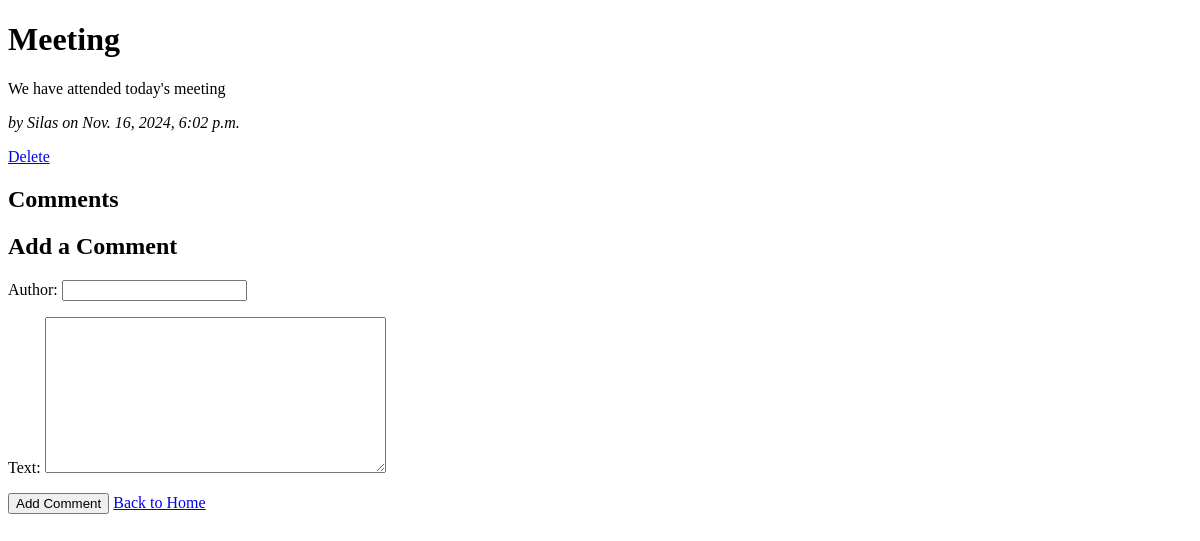
Before: /post/1/ with the older database file.
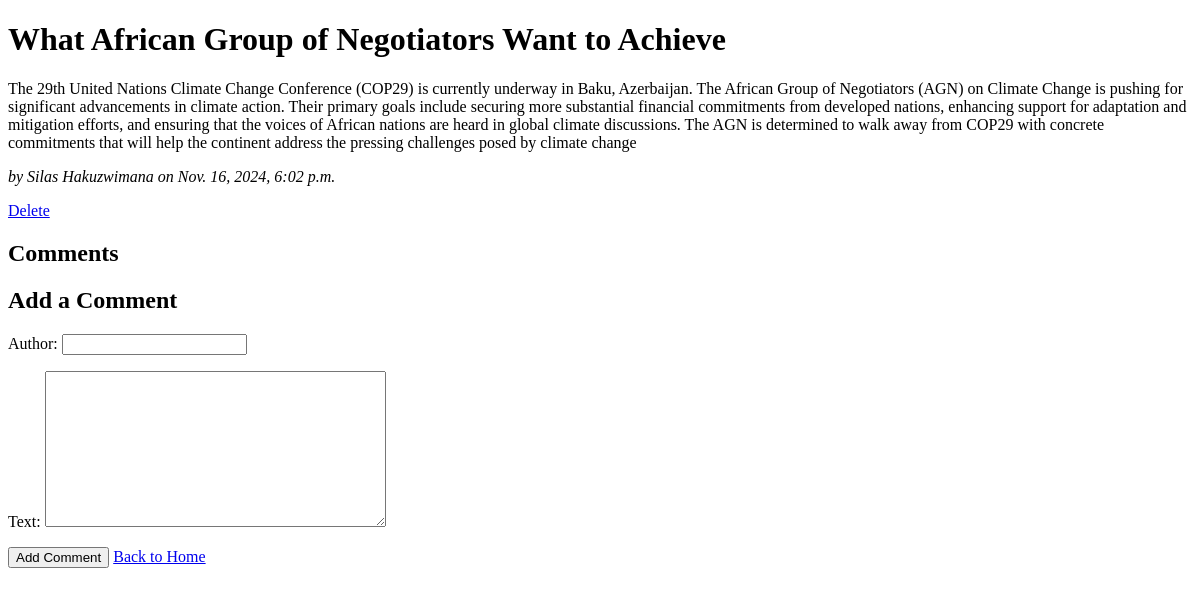
After: the same page with the newer database file.
### blog/models.py (models this page shows, shortened)
class Post(models.Model):
    title = models.CharField(max_length=200)
    content = models.TextField()
    author = models.CharField(max_length=100)
    created_at = models.DateTimeField(auto_now_add=True)
    updated_at = models.DateTimeField(auto_now=True)

### blog/views.py (the view)
# urls.py: path('post/<int:pk>/', views.post_detail, name='post_detail'),
def post_detail(request, pk):
    post = get_object_or_404(Post, pk=pk)
    if request.method == "POST":
        form = CommentForm(request.POST)
        if form.is_valid():
            comment = form.save(commit=False)
            comment.post = post
            comment.save()
            return redirect('post_detail', pk=post.pk)
    else:
        form = CommentForm()
    return render(request, 'blog/post_detail.html', {'post': post, 'form': form})

### blog/forms.py
class CommentForm(forms.ModelForm):
    class Meta:
        model = Comment
        fields = ['author', 'text']

### blog/templates/blog/post_detail.html (shortened to what this page needs)
<!DOCTYPE html>
<html>
<head>
</head>
<body>
    <h1>{{ post.title }}</h1>
    <p>{{ post.content }}</p>
    <p><em>by {{ post.author }} on {{ post.created_at }}</em></p>
    <a href="{% url 'post_delete' pk=post.pk %}">Delete</a>
    <br>
    <h2>Comments</h2>
    <h2>Add a Comment</h2>
    <form method="POST"> {% csrf_token %} {{ form.as_p }}
        <button type="submit">Add Comment</button>
    <a href="{% url 'post_list' %}">Back to Home</a>
</body>
</html>

Changed rows visible on the page:
changed Post: title "Meeting" → "What African Group of Negotiators Want to Achieve"; content "We have attended today's meeting" → "The 29th United Nations Climate Change Conference (COP29) is currently underway in Baku, Azerbaijan. The African Group of Negotiators (AGN) on Climate Change is pushing for significant advancements in climate action. Their primary goals include securing more substantial financial commitments from developed nations, enhancing support for adaptation and mitigation efforts, and ensuring that the voices of African nations are heard in global climate discussions. The AGN is determined to walk away from COP29 with concrete commitments that will help the continent address the pressing challenges posed by climate change"; author "Silas" → "Silas Hakuzwimana"
